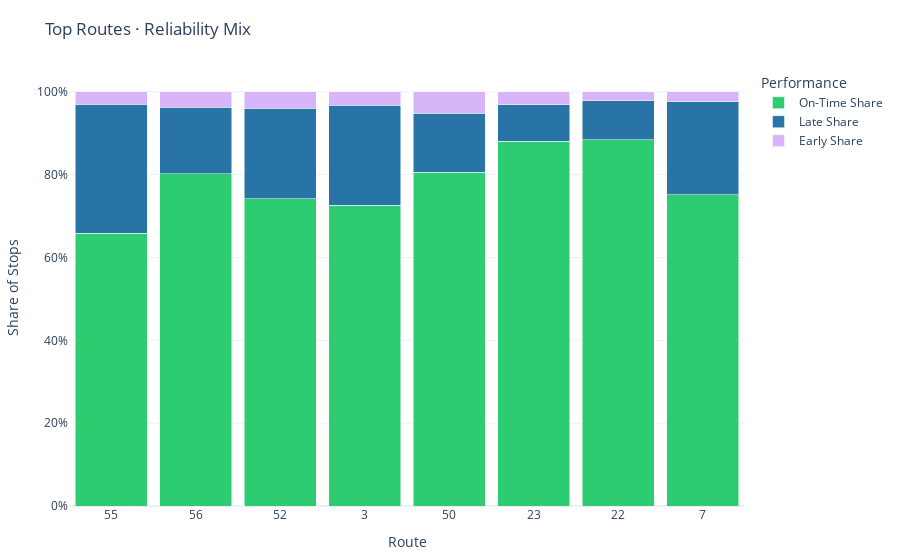

Source (notebook cell):
### Code cell
# Verify the exact values in the Performance column
print("Unique Performance values:", route_mix_melt["Performance"].unique())

# Updated color palette with purple, darker blue, and terminal green
status_colors_new = {
    "On-Time Share": palette["green"],      # Green for on-time
    "Late Share": "#2874A6",                # Darker blue for late
    "Early Share": palette["purple"],       # Purple for early
}

fig_stack = px.bar(
    route_mix_melt,
    x="ROUTE_ABBR",
    y="Share",
    color="Performance",
    color_discrete_map=status_colors_new,
    custom_data=["events"],
    hover_data={"Share":":.0%"},
    barmode="stack",
    title="Top Routes · Reliability Mix",
    labels={"ROUTE_ABBR": "Route", "Share": "Share of Stops"}
)
fig_stack.update_layout(
    legend_title="Performance",
    yaxis_tickformat=".0%",
    template="plotly_white",
    bargap=0.15,
    margin=dict(l=40, r=20, t=70, b=40)
)
fig_stack.update_traces(hovertemplate="Route %{x}<br>%{customdata[0]:,.0f} stops<br>%{trace.name}: %{y:.0%}")
fig_stack.show()

### Figure 1 — Plotly figure (JSON) as saved in the notebook; plotly's stock layout.template omitted (floating-point values rounded to 4 significant figures)
{"data": [{"alignmentgroup": "True", "customdata": [[60359], [58950], [49327], [45488], [42629], [39653], [25188], [17267]], "hovertemplate": "Route %{x}<br>%{customdata[0]:,.0f} stops<br>%{trace.name}: %{y:.0%}", "legendgroup": "On-Time Share", "marker": {"color": "#2ECC71", "pattern": {"shape": ""}}, "name": "On-Time Share", "offsetgroup": "On-Time Share", "orientation": "v", "showlegend": true, "textposition": "auto", "type": "bar", "x": ["55", "56", "52", "3", "50", "23", "22", "7"], "xaxis": "x", "y": [0.6591, 0.8023, 0.7415, 0.7264, 0.8059, 0.8805, 0.8844, 0.7515], "yaxis": "y"}, {"alignmentgroup": "True", "customdata": [[60359], [58950], [49327], [45488], [42629], [39653], [25188], [17267]], "hovertemplate": "Route %{x}<br>%{customdata[0]:,.0f} stops<br>%{trace.name}: %{y:.0%}", "legendgroup": "Late Share", "marker": {"color": "#2874A6", "pattern": {"shape": ""}}, "name": "Late Share", "offsetgroup": "Late Share", "orientation": "v", "showlegend": true, "textposition": "auto", "type": "bar", "x": ["55", "56", "52", "3", "50", "23", "22", "7"], "xaxis": "x", "y": [0.3109, 0.1606, 0.2191, 0.241, 0.1421, 0.08802, 0.09385, 0.2243], "yaxis": "y"}, {"alignmentgroup": "True", "customdata": [[60359], [58950], [49327], [45488], [42629], [39653], [25188], [17267]], "hovertemplate": "Route %{x}<br>%{customdata[0]:,.0f} stops<br>%{trace.name}: %{y:.0%}", "legendgroup": "Early Share", "marker": {"color": "#D8B4F8", "pattern": {"shape": ""}}, "name": "Early Share", "offsetgroup": "Early Share", "orientation": "v", "showlegend": true, "textposition": "auto", "type": "bar", "x": ["55", "56", "52", "3", "50", "23", "22", "7"], "xaxis": "x", "y": [0.03004, 0.03707, 0.0394, 0.03255, 0.05195, 0.03152, 0.02171, 0.02415], "yaxis": "y"}], "layout": {"bargap": 0.15, "barmode": "stack", "legend": {"title": {"text": "Performance"}, "tracegroupgap": 0}, "margin": {"b": 40, "l": 40, "r": 20, "t": 70}, "title": {"text": "Top Routes · Reliability Mix"}, "xaxis": {"anchor": "y", "domain": [0, 1], "title": {"text": "Route"}}, "yaxis": {"anchor": "x", "domain": [0, 1], "tickformat": ".0%", "title": {"text": "Share of Stops"}}}}
